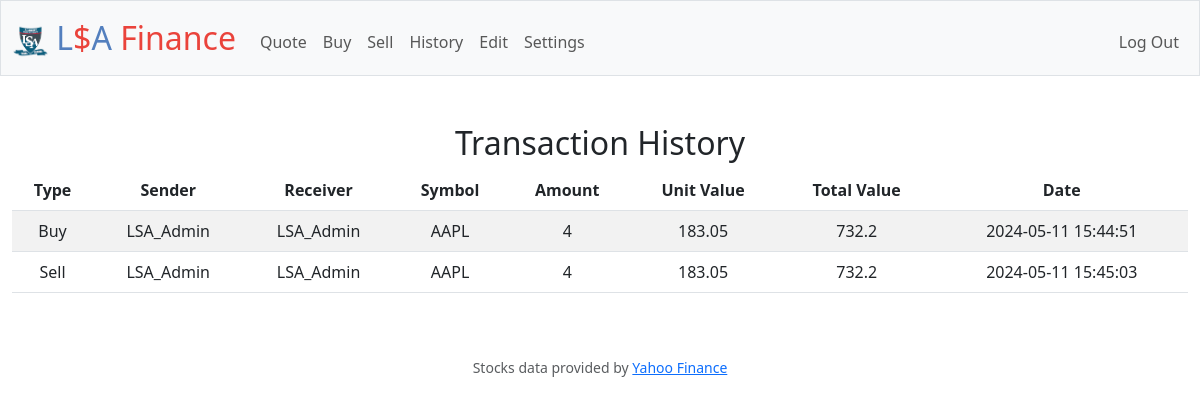
Screenshot of /history (signed in) with the database file from the repository.
### tables this page shows
CREATE TABLE history (
        id INTEGER PRIMARY KEY AUTOINCREMENT,
        type TEXT,
        sender_id INTEGER NOT NULL,
        receiver_id INTEGER NOT NULL,
        symbol TEXT NOT NULL,
        amount NUMERIC NOT NULL,
        unit_value NUMERIC NOT NULL,
        total_value NUMERIC NOT NULL,
        date_time TIMESTAMP DEFAULT CURRENT_TIMESTAMP,
        FOREIGN KEY (sender_id) REFERENCES users(id)
        FOREIGN KEY (receiver_id) REFERENCES users(id)
    );

CREATE TABLE users (
        id INTEGER PRIMARY KEY AUTOINCREMENT,
        first_name TEXT NOT NULL,
        last_name TEXT NOT NULL,
        username TEXT NOT NULL UNIQUE,
        hashed_password TEXT NOT NULL UNIQUE
    );

### app.py (the view)
@app.route("/history")
@login_required
@using_database
def history(connected):
    db = connected.cursor()
    history = db.execute("SELECT type, sender_id, receiver_id, symbol, amount, unit_value, total_value, date_time FROM history WHERE sender_id = ? OR receiver_id = ?", (session["user_id"], session["user_id"])).fetchall()
    for i, event in enumerate(history):
        event = list(event)
        sender_username = db.execute("SELECT username FROM users WHERE id = ?", [event[1]]).fetchone()
        receiver_username = db.execute("SELECT username FROM users WHERE id = ?", [event[2]]).fetchone()
        event[1] = sender_username[0]
        event[2] = receiver_username[0]
        history[i] = event  # Assign the modified list back to the history list
    return render_template("history.html", history=history)

### helpers.py (called while the page is built)
def login_required(f):
    @wraps(f)
    def decorated_function(*args, **kwargs):
        if "user_id" not in session or session["user_id"] is None:
            return redirect("/login")
        return f(*args, **kwargs)
    return decorated_function

def using_database(function):
    @wraps(function)
    def decorated_function(*args, **kwargs):
        def get_db():
            if 'db' not in g:
                g.db = sqlite3.connect('database.db')
            return g.db
        def close_db(e=None):
            db = g.pop('db', None)
            if db is not None:
                db.close()
        db = get_db()
        try:
            return function(db, *args, **kwargs)
        finally:
            close_db()
    return decorated_function

### templates/history.html (shortened to what this page needs)
{% extends "layout.html" %}
{% block main %}
    <h2>Transaction History</h2>
    <table class="table table-striped">
        <thead>
            <tr>
                <th scope="col">Type</th>
                <th scope="col">Sender</th>
                <th scope="col">Receiver</th>
                <th scope="col">Symbol</th>
                <th scope="col">Amount</th>
                <th scope="col">Unit Value</th>
                <th scope="col">Total Value</th>
                <th scope="col">Date</th>
            </tr>
        </thead>
        <tbody>
            {% for event in history %}
                <tr>
                    {% for element in event %}
                    <td>{{ element }}</td>
                    {% endfor %}
                </tr>
            {% endfor %}
        </tbody>
    </table>
{% endblock %}

### templates/layout.html (shortened to what this page needs)
<!DOCTYPE html>
<html lang="en">
    <head>
        <link href="https://cdn.jsdelivr.net/npm/bootstrap@5.3.0-alpha1/dist/css/bootstrap.min.css" rel="stylesheet">
        <link href="/static/styles.css" rel="stylesheet">
    </head>
    <body>
        <nav class="bg-light border navbar navbar-expand-md navbar-light">
            <div class="container-fluid">
                <a class="navbar-brand" href="/home"><img src="../static/lsa_logo.png" alt="LSA_Logo" width="35" height="35"> <span class="blue">L</span><span class="red">$</span><span class="blue">A</span> <span class="red">Finance</span></a>
                <div class="collapse navbar-collapse" id="navbar">
                    {% if session["user_id"] %}
                        <ul class="navbar-nav me-auto mt-2">
                            <li class="nav-item"><a class="nav-link" href="/quote">Quote</a></li>
                            <li class="nav-item"><a class="nav-link" href="/buy">Buy</a></li>
                            <li class="nav-item"><a class="nav-link" href="/sell">Sell</a></li>
                            <li class="nav-item"><a class="nav-link" href="/history">History</a></li>
                            <li class="nav-item"><a class="nav-link" href="/edit">Edit</a></li>
                            <li class="nav-item"><a class="nav-link" href="/settings">Settings</a></li>
                        </ul>
                        <ul class="navbar-nav ms-auto mt-2">
                            <li class="nav-item"><a class="nav-link" href="/logout">Log Out</a></li>
                        </ul>
                    {% else %}
                        <ul class="navbar-nav ms-auto mt-2">
                            <li class="nav-item"><a class="nav-link" href="/register">Register</a></li>
                            <li class="nav-item"><a class="nav-link" href="/login">Log In</a></li>
                        </ul>
                    {% endif %}
                </div>
            </div>
        </nav>
        <main class="container-fluid py-5 text-center">
            {% block main %}{% endblock %}
        </main>
        <footer class="mb-5 small text-center text-muted">
            Stocks data provided by <a href="https://finance.yahoo.com/">Yahoo Finance</a>
        </footer>
    </body>
</html>

### static/styles.css (style rules this page uses)
nav .navbar-brand { font-size: xx-large; }
nav .navbar-brand .blue { color: #537fbe; }
nav .navbar-brand .red { color: #ea433b; }

### rows the page displays
history: type "Buy", symbol "AAPL", unit_value "183.05", total_value "732.2", date_time "2024-05-11 15:44:51"
users: username "LSA_Admin"
history: type "Sell", symbol "AAPL", unit_value "183.05", total_value "732.2", date_time "2024-05-11 15:45:03"

### other values shown
{{ element }} "4" "4"
